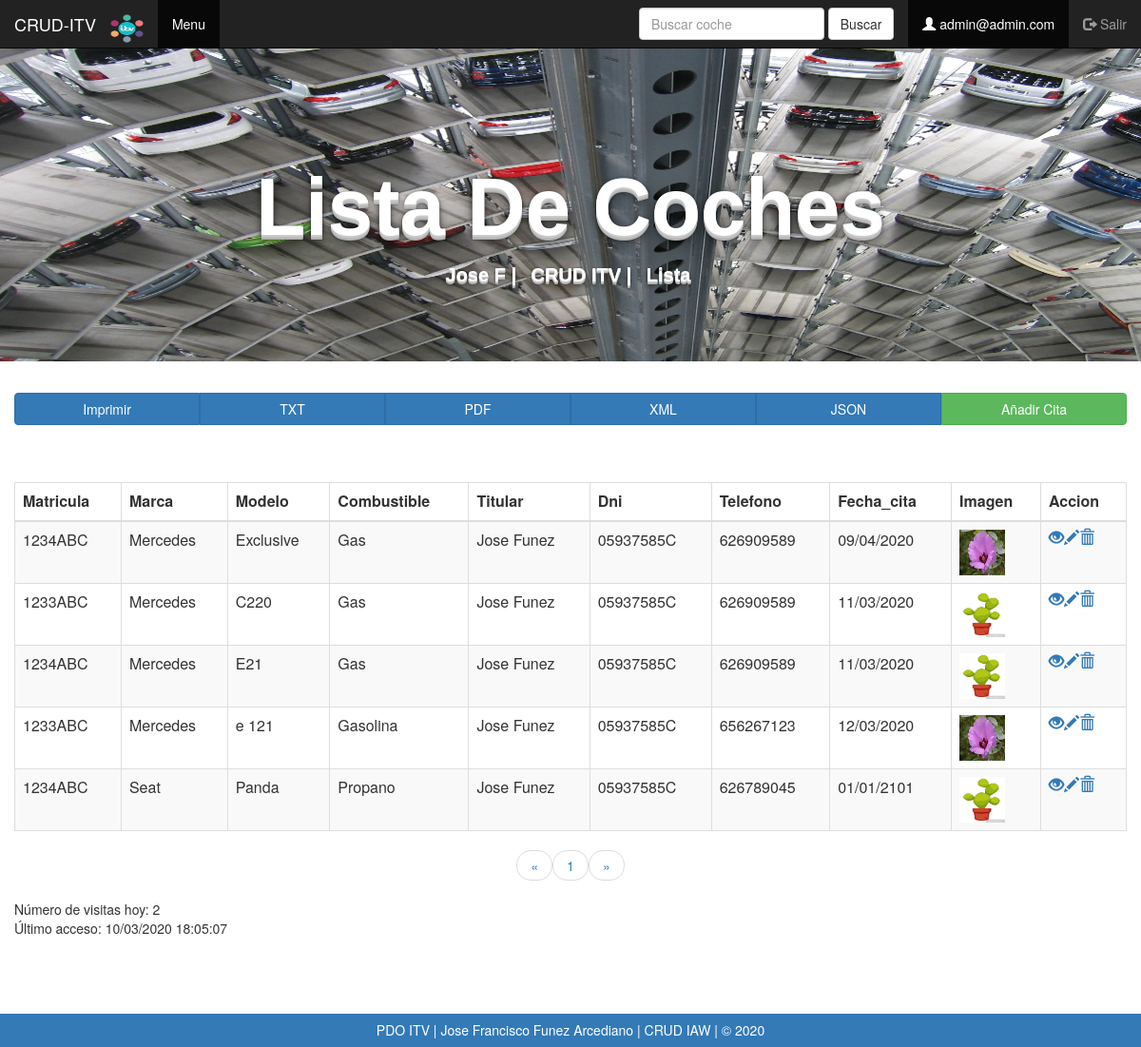
/index.php (signed in), run on the app's committed database.
### tables this page shows
CREATE TABLE `coches` (
  `id` int(11) NOT NULL,
  `matricula` text NOT NULL,
  `marca` text NOT NULL,
  `modelo` text NOT NULL,
  `combustible` text NOT NULL,
  `titular` text NOT NULL,
  `dni` text NOT NULL,
  `telefono` text NOT NULL,
  `fecha_cita` text NOT NULL,
  `imagen` text NOT NULL
);

### index.php (called while the page is built, shortened)
<?php require_once VIEW_PATH."navbar.php"; ?>
<?php require_once VIEW_PATH."menu.php"; ?>

### controladores/ControladorBD.php (called while the page is built, shortened)
<?php
class ControladorBD {
    private $servername = "localhost";
    private $username = "root";
    private $password = "";
    private $dbname = "itv";
    private $server ="mysql";
    private $bd;
    static private $instancia = null;
    public static function getControlador() {
        if (self::$instancia == null) {
            self::$instancia = new ControladorBD();
        }
        return self::$instancia;
    }
    public function abrirBD() {
        try {
            $this->bd = new PDO($this->server.":host=$this->servername;dbname=$this->dbname", $this->username, $this->password);
            $this->bd->setAttribute(PDO::ATTR_ERRMODE, PDO::ERRMODE_EXCEPTION);
        } catch (PDOException $e) {
            die("conexión fallida " . $e->getMessage());
        }
    }
    public function cerrarBD() {
        $this->bd = null;
    }
    public function consultarBD($consulta, $parametros=null){
        if($parametros!=null)
            return $this->consultarBDParametros($consulta,$parametros);
        else
            return $this->consultarBDDirecta($consulta);
    }
    private function consultarBDParametros($consulta, $parametros) {
        $this->st = $this->bd->prepare($consulta);
        $this->st->execute($parametros);
        return $this->st;
    }
}

### modelos/coche.php (called while the page is built, shortened)
<?php
class coche{
    private $id;
    private $matricula;
    private $marca;
    private $modelo;
    private $combustible;
    private $titular;
    private $dni;
    private $telefono;
    private $fecha_cita;
    private $imagen;
public function __construct( $id, $matricula, $marca, $modelo, $combustible ,$titular, $dni, $telefono, $fecha_cita, $imagen){
    $this->id = $id;
    $this->matricula = $matricula;
    $this->marca = $marca;
    $this->modelo = $modelo;
    $this->combustible = $combustible;
    $this->titular = $titular;
    $this->dni = $dni;
    $this->telefono = $telefono;
    $this->fecha_cita = $fecha_cita;
    $this->imagen = $imagen;
}
function getId(){
    return $this->id;
}
function getMatricula(){
    return $this->matricula;
}
function getMarca(){
    return $this->marca;
}
function getModelo(){
    return $this->modelo;
}
function getCombustible(){
    return $this->combustible;
}
function getTitular(){
    return $this->titular;
}
function getDni(){
    return $this->dni;
}
function getTelefono(){
    return $this->telefono;
}
function getFecha_cita(){
    return $this->fecha_cita;
}
function getImagen(){
    return $this->imagen;
}
}
?>

### utilidades/funciones.php (called while the page is built, shortened)
<?php
function encode($str){
    return urlencode(base64_encode($str));
}
?>

### vistas/menu.php (the view, shortened to what this page needs)
</head>
<body>
<section class="post-content-section">
    <div class="container">
        <div class="row">
            <div class="col-lg-12 col-md-12 col-sm-12 post-title-block">
            <div id='cabecera'> <h1 class="display-1 text-center">Lista de Coches</h1></div>
            <div id="menu">
            <ul class="list-inline text-center">
                    <li>Jose F |</li>
                    <li>CRUD ITV |</li>
                    <li>Lista</li>
                </ul>
                </div>
            </div>
  <div class="btn-group btn-group-justified">
  <a href="javascript:window.print()"  class="btn btn-primary"> Imprimir</a>
  <a href="utilidades/descargar.php?opcion=TXT" class="btn btn-primary">TXT</a>
  <a href="utilidades/descargar.php?opcion=PDF" target="_blank" class="btn btn-primary">PDF</a>
  <a href="utilidades/descargar.php?opcion=XML" target="_blank"class="btn btn-primary">XML</a>
  <a href="utilidades/descargar.php?opcion=JSON" target="_blank"class="btn btn-primary">JSON</a>
   <?php if($_SESSION['tipo'] =='admin'){ ?>
  <a href="vistas/create.php" class="btn btn-success"> Añadir Cita</a>
  <?php }?>
</div>
    <br>
    <br>
    <br>
<?php
require_once CONTROLLER_PATH . "ControladorCoche.php";
require_once CONTROLLER_PATH . "Paginador.php";
require_once UTILITY_PATH . "funciones.php";
if (!isset($_POST["coche"])) {
    $marca = "";
} else {
    $marca = filtrado($_POST["coche"]);
}
$pagina = (isset($_GET['page'])) ? $_GET['page'] : 1;
$enlaces = (isset($_GET['enlaces'])) ? $_GET['enlaces'] : 10;
$consulta = "SELECT * FROM coches WHERE marca LIKE :marca order by marca ";
$parametros = array(':marca' => "%" . $marca . "%");
$limite = 10;
$paginador  = new Paginador($consulta, $parametros, $limite);
$resultados = $paginador->getDatos($pagina);
if (count($resultados->datos)> 0) {
    echo "<table class='table table-bordered table-striped'>";
    echo "<thead>";
    echo "<tr>";
    echo "<th>Matricula</th>";
    echo "<th>Marca</th>";
    echo "<th>Modelo</th>";
    echo "<th>Combustible</th>";
    echo "<th>Titular</th>";
    echo "<th>Dni</th>";
    echo "<th>Telefono</th>";
    echo "<th>Fecha_cita</th>";
    echo "<th>Imagen</th>";
    echo "<th>Accion</th>";
    echo "</tr>";
    echo "</thead>";
    echo "<tbody>";
    foreach ($resultados->datos as $a) {
        $coche = new coche($a->id, $a->matricula, $a->marca, $a->modelo, $a->combustible, $a->titular, $a->dni, $a->telefono ,$a->fecha_cita ,$a->imagen);
        echo "<tr>";
            echo "<td>" . $coche->getMatricula() . "</td>";
            echo "<td>" . $coche->getMarca() . "</td>";
            echo "<td>" . $coche->getModelo() . "</td>";
            echo "<td>" . $coche->getCombustible() . "</td>";
            echo "<td>" . $coche->getTitular() . "</td>";
            echo "<td>" . $coche->getDni() . "</td>";
            echo "<td>" . $coche->getTelefono() . "</td>";
            echo "<td>" . $coche->getFecha_cita() . "</td>";
            echo "<td><img src='imagenes/fotos/" . $coche->getimagen() . "' width='48px' height='48px'></td>";
            echo "<td>";
                echo "<a href='vistas/read.php?id=" . encode($coche->getId()) . "' title='Ver ' data-toggle='tooltip'><span class='glyphicon glyphicon-eye-open'></span></a>";
                 if($_SESSION['tipo'] =='admin'){
                    echo "<a href='vistas/update.php?id=" . encode($coche->getId()) . "' title='Actualizar ' data-toggle='tooltip'><span class='glyphicon glyphicon-pencil'></span></a>";
                    echo "<a href='vistas/delete.php?id=" . encode($coche->getId()) . "' title='Borrar ' data-toggle='tooltip'><span class='glyphicon glyphicon-trash'></span></a>";
                 }
            echo "</td>";
        echo "</tr>";
    }
    echo "</tbody>";
    echo "</table>";
    echo "<ul class='pager' id='no_imprimir'>";
    echo $paginador->crearLinks($enlaces);
    echo "</ul>";
} else {
    echo "<p><em><h2>No se ha encontrado datos de coches.</h2></em></p>";
}
?>
<div id="no_imprimir">
    <?php if(isset($_SESSION['email'])){
        if (isset($_COOKIE['CONTADOR'])) {
            echo $contador;
            echo $acceso;
        } else {
            echo "Es tu primera visita hoy";
        }
    }
    ?>
</div>
</div>
</div>
</body>
</html>
<?php require_once VIEW_PATH . "footer.php" ?>

### vistas/navbar.php (shortened to what this page needs)
<?php
require_once CONTROLLER_PATH . "ControladorCoche.php";
require_once CONTROLLER_PATH . "Paginador.php";
require_once UTILITY_PATH . "funciones.php";
  if(isset($_COOKIE['CONTADOR']))
  {
    $contador = 'Número de visitas hoy: ' . $_COOKIE['CONTADOR'];
  }
  else
  {
    setcookie('CONTADOR', 1, time() + 24 * 60 * 60);
    $cotador = 'Número de visitas hoy: 1';
  }
  if(isset($_COOKIE['ACCESO']))
  {
    $acceso = '<br>Último acceso: ' . $_COOKIE['ACCESO'];
  }
  else
  {
    setcookie('ACCESO', date("d/m/Y  H:i:s"), time() + 3 * 24 * 60 * 60);
    $acceso = '<br>Último acceso: '. date("d/m/Y  H:i:s");
  }
?>
<link href="//maxcdn.bootstrapcdn.com/bootstrap/3.3.0/css/bootstrap.min.css" rel="stylesheet" id="bootstrap-css">
<!DOCTYPE html>
<html lang="es">
<head>
 <nav class="navbar navbar-inverse  navbar-static-top">
  <div class="container-fluid">
  <div class="navbar-header">
          <a class="navbar-brand">CRUD-ITV</a>
          <a class="navbar-brand"><img src='/itv/imagenes/logo.png' width='35px' height='30px'></a>
        </div>
    <ul class="nav navbar-nav">
    <li class="active"><a href="/itv/index.php">Menu</a></li>
    </ul>
    <ul class="nav navbar-nav navbar-right">
          <?php if(!isset($_SESSION['email'])){?>
            <li class="active"><a href="#"><span class="glyphicon glyphicon-user"></span> Registrarse<span class="sr-only">(current)</span></a></li>
            <li><a href="/itv/vistas/login.php"><span class="glyphicon glyphicon-log-in"></span> Login</a></li>
            <?php }else{ ?>
            <li class="active"><a href="#"><span class="glyphicon glyphicon-user"></span> <?php echo $_SESSION['email'] ;?></a></li>
            <li><a href="/itv/vistas/login.php"><span class="glyphicon glyphicon-log-out"></span> Salir</a></li>
          <?php } ?>
    </ul>
    <?php
    $url=($_SERVER["REQUEST_URI"]);
     if(strstr($url,'index.php')){?>
    <form class="navbar-form navbar-right" action="<?php echo htmlspecialchars($_SERVER["PHP_SELF"]); ?>" method="post">
      <div class="form-group">
        <input type="text" id="buscar" name="coche" class="form-control" placeholder="Buscar coche">
      </div>
      <button type="submit" class="btn btn-default">Buscar</button>
    </form>
    <?php }?>
  </div>
</nav>
<section class="banner-section">
    </section>

### controladores/Paginador.php (shortened to what this page needs)
<?php
require_once CONTROLLER_PATH . "ControladorBD.php";
class Paginador {
    private $limite = 5;
    private $pagina;
    private $consulta;
    private $parametros;
    private $total;
    private $bd;
    public function __construct($consulta, $parametros, $limite) {
        $this->limite = $limite;
        $this->consulta = $consulta;
        $this->parametros = $parametros;
        $this->bd = ControladorBD::getControlador();
        $this->bd->abrirBD();
        $this->res = $this->bd->consultarBD($consulta, $parametros);
        $this->filas=$this->res->fetchAll(PDO::FETCH_OBJ);
        $this->total = count($this->filas);
        $this->bd->cerrarBD();
    }
    public function getDatos($p) {
        $this->pagina = $p;
        $inicio = ( $this->pagina - 1 ) * $this->limite;
        if ($inicio > ($this->total - $this->limite)) {
              $this->pagina = $this->pagina - 1;
        }
        $result = new stdclass();
        $result->pagina = $this->pagina;
        $result->limite = $this->limite;
        $result->total = $this->total;
        $result->datos = Array();
        if($inicio>=0){
            $consultar = $this->consulta . ' limit ' . $inicio . ',' . $this->limite;
            $this->bd->abrirBD();
            $this->res = $this->bd->consultarBD($consultar,$this->parametros);
            $respuesta = $this->res->fetchAll(PDO::FETCH_OBJ);
            foreach ($respuesta as $dato) {
                $result->datos[] = $dato;
            }
            $this->bd->cerrarBD();
        }
        return $result;
    }
    public function crearLinks($enlaces) {
        $ultimo = ceil($this->total / $this->limite);
        $comienzo = (($this->pagina - $enlaces) > 0) ? $this->pagina - $enlaces : 1;
        $fin = (($this->pagina + $enlaces ) < $ultimo) ? $this->pagina + $enlaces : $ultimo;
        $clase = ($this->pagina == 1) ? "" : "";
        $html = '<li class="' . $clase . '"><a href="?limit=' . $this->limite . '&page=' . ($comienzo) . '">&laquo;</a></li>';
        for ($i = $comienzo; $i <= $fin; $i++) {
            $clase = ( $this->pagina == $i ) ? "active" : "";
            $html .= '<li class="' . $clase . '"><a href="?limit=' . $this->limite . '&page=' . $i . '">' . $i . '</a></li>';
        }
        $clase = ( $this->pagina == $fin ) ? "disabled" : "enabled";
        $html .= '<li class="' . $clase . '"><a href="?limit=' . $this->limite . '&page=' . ($fin) . '">&raquo;</a></li>';
        return $html;
    }
}

### vistas/footer.php (shortened to what this page needs)
<section class="p-3 mb-2 bg-primary text-white">
<footer class="page-footer font-small " >
  <div class="footer-copyright text-center py-3">
  <h5> PDO ITV | Jose Francisco Funez Arcediano | CRUD IAW | © 2020 </h5></a>
  </div>
  </section>

### vistas/navbar.php (style rules this page uses)
.navbar { margin-bottom:0; }
section { width:100%; float:left; }
.post-title-block { padding:100px 0; }
.post-title-block h1 { color: #fff; font-size: 85px; font-weight: bold; text-transform: capitalize; }
.post-title-block li { font-size:20px; color: #fff; }

### vistas/menu.php (style rules this page uses)
.banner-section { background-image:url("imagenes/lista.jpg"); background-size:1500px 500px ; height: 380px; left: 0; position: absolute; top: 0; background-position:0; background-repeat: no-repeat; }
#cabecera { font-weight: bold; font-size: 68px; font-family: "Arial"; text-shadow: 0 1px 0 #ccc, 0 2px 0 #c9c9c9, 0 3px 0 #bbb, 0 4px 0 #b9b9b9, 0 5px 0 #aaa, 0 6px 1px rgba(0,0,0,.1), 0 0 5px rgba(0,0,0,.1), 0 1px 3px rgba(0,0,0,.3), 0 3px 5px rgba(0,0,0,.2), 0 5px 10px rgba(0,0,0,.25), 0 10px 10px rgba(0,0,0,.2), 0 20px 20px rgba(0,0,0,.15); color: #FFF; text-align: center; }
#menu { font-weight: bold; font-size: 20px; font-family: "Arial"; text-shadow: 0 0.5px 0 #ccc, 0 1px 0 #c9c9c9, 0 1.5px 0 #bbb, 0 2px 0 #b9b9b9, 0 2.5px 0 #aaa, 0 3px 0.5px rgba(0,0,0,.1), 0 0 2.4px rgba(0,0,0,.1), 0 0.5px 1.5px rgba(0,0,0,.3), 0 1.5px 2.5px rgba(0,0,0,.2), 0 2.5px 5px rgba(0,0,0,.25), 0 5px 5px rgba(0,0,0,.2), 0 10px 10px rgba(0,0,0,.1); color: #FFF; }

### data on the page
coches: matricula "1234ABC", marca "Mercedes", modelo "Exclusive", combustible "Gas", titular "Jose Funez", dni "05937585C", telefono "626909589", fecha_cita "09/04/2020", imagen (picture)
coches: matricula "1233ABC", marca "Mercedes", modelo "C220", combustible "Gas", titular "Jose Funez", dni "05937585C", telefono "626909589", fecha_cita "11/03/2020", imagen (picture)
coches: matricula "1234ABC", marca "Mercedes", modelo "E21", combustible "Gas", titular "Jose Funez", dni "05937585C", telefono "626909589", fecha_cita "11/03/2020", imagen (picture)
coches: matricula "1233ABC", marca "Mercedes", modelo "e 121", combustible "Gasolina", titular "Jose Funez", dni "05937585C", telefono "656267123", fecha_cita "12/03/2020", imagen (picture)
coches: matricula "1234ABC", marca "Seat", modelo "Panda", combustible "Propano", titular "Jose Funez", dni "05937585C", telefono "626789045", fecha_cita "01/01/2101", imagen (picture)

### other printed values
$_SESSION['email'] "admin@admin.com"
$contador "Número de visitas hoy: 2"
$_COOKIE['ACCESO'] "10/03/2020 18:05:07"
